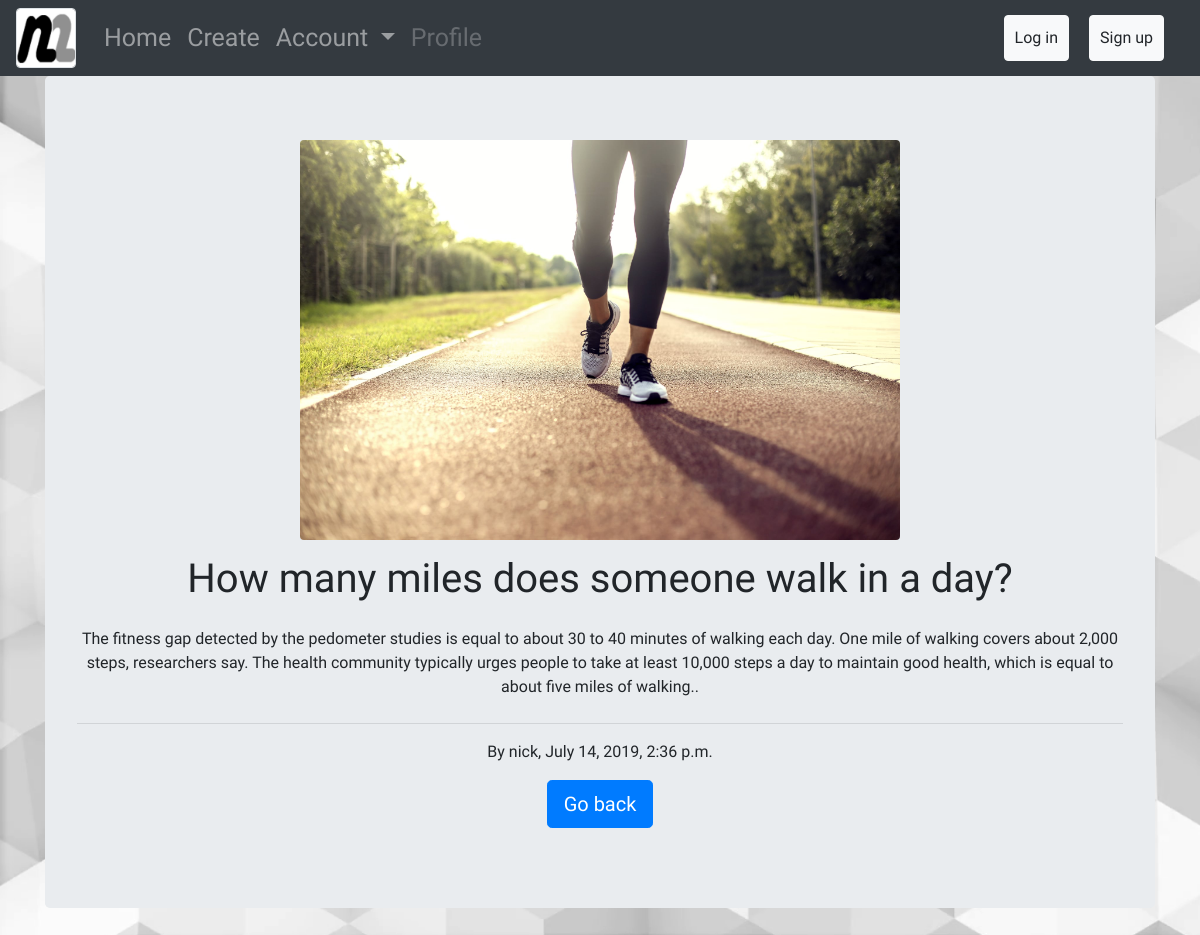
/how-many-miles-does-someone-walk-in-a-day-, run on the app's committed database.
### articles/models.py (models this page shows, shortened)
class Article(models.Model):
    title = models.CharField(max_length=100)
    slug = models.SlugField()
    body = models.TextField()
    date = models.DateTimeField(auto_now_add = True)
    thumb = models.ImageField(default='default.png', blank = True)
    author = models.ForeignKey(User, on_delete=models.CASCADE, default=None)

### articles/views.py (the view)
# urls.py: path('<str:slug>', views.article_detail, name="detail"),
def article_detail(request, slug):
    article = Article.objects.get(slug = slug)
    return render(request, 'article_detail.html', { 'article': article })

### articles/templates/article_detail.html
{% extends 'base.html' %}
{% block content %}
<div class="jumbotron">
  <div style="overflow:hidden; " class="mx-auto d-flex justify-content-around">
    <img src="media/{{ article.thumb }}"  class="mx-auto rounded" style="max-height:400px" alt="Image">
</div>
<h1 class="display-5" style="margin-top:15px">{{article.title}}</h1>
  <p class="my-4">{{article.body}}.</p>
  <hr class="lead">
  <p>By {{article.author}}, {{ article.date }}</p>
  <p class="lead">
    <a class="btn btn-primary btn-lg" href="{% url 'articles:list' %}" role="button">Go back</a>
  </p>
</div>
{% endblock %}

### static/css/style.css (style rules this page uses)
* { margin: 0px; padding: 0px; }
body { background: #ecf1f5; text-align:center; }

### data on the page
Article: thumb (picture), title "How many miles does someone walk in a day?", body "The fitness gap detected by the pedometer studies is equal to about 30 to 40 minutes of walking each day. One mile of walking covers about 2,000 steps, researchers say. The health community typically urges people to take at least 10,000 steps a day to maintain good health, which is equal to about five miles of walking.", author "nick", date "July 14, 2019, 2:36 p.m."
